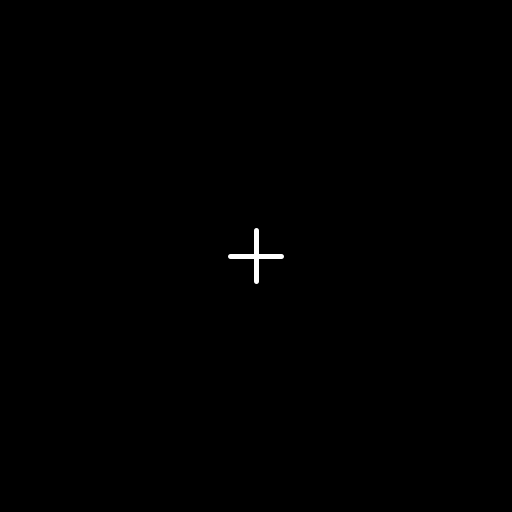
Frame 1 (no input)
Frame 60 (the mouse pressed at the canvas centre just before this capture): identical to frame 1, image omitted
Frame 120 (the mouse held since frame 60 and released just before this capture): identical to frame 1, image omitted

The Processing sketch that drew this single still picture (run headless with seeded random() and noise(); from frame 60 on, the mouse is pressed at the canvas centre):

// Processing sketch: processing_101612
// ── processing_101612.pde

// Implementation of a simplified 2d rigid body,
// written by Jakob Thomsen

// Click and drag to manipulate object

// position [-1,+1] -> [0, width]
float toScrX(float x)
{
  return float(width) * (x + 1.0) / 2.0;
}

// position [-1,+1] -> [0, height]
float toScrY(float y)
{
  return float(height) * (y + 1.0) / 2.0;
}

// scale
float toScrSX(float vx)
{
  return float(width) * vx / 2.0;
}

// scale
float toScrSY(float vy)
{
  return float(height) * vy / 2.0;
}

// pixel coordinates to normalized device coordinates
float byScrX(float x)
{
  return 2.0 * x / float(width) - 1.0;
}

// pixel coordinates to normalized device coordinates
float byScrY(float y)
{
  return 2.0 * y / float(height) - 1.0;
}

class obj2d
{
  // mass
  float m = 1;
  // center
  float x = 0;
  float y = 0;
  // linear velocity
  float vx = 0;
  float vy = 0;
  // orientation
  float orientation = 0;
  // angular velocity
  float angvel = 0;
  // inertia(tensor)
  float I = 1;
  
  obj2d()
  {
  }
  
  void update(float dt)
  {
    x += vx * dt;
    y += vy * dt;
    
    orientation += angvel * dt;
    
    if(x < -1.0)
    {
      x += 2.0;
    }

    if(x > 1.0)
    {
      x -= 2.0;
    }

    if(y < -1.0)
    {
      y += 2.0;
    }

    if(y > 1.0)
    {
      y -= 2.0;
    }
  }
  
  void display()
  {
    float d = 0.1;
    float c = cos(orientation * 2.0 * PI);
    float s = sin(orientation * 2.0 * PI);
    float x0 = x + d * c;
    float y0 = y + d * s;
    float x1 = x + d * s;
    float y1 = y - d * c;
    float x2 = x - d * c;
    float y2 = y - d * s;
    float x3 = x - d * s;
    float y3 = y + d * c;

    // quad(toScrX(x0), toScrY(y0), toScrX(x1), toScrY(y1), toScrX(x2), toScrY(y2), toScrX(x3), toScrY(y3));   
    line(toScrX(x0), toScrY(y0), toScrX(x2), toScrY(y2));
    line(toScrX(x1), toScrY(y1), toScrX(x3), toScrY(y3));
  }
}

obj2d o;

void setup()
{
  size(512, 512);
  colorMode(RGB, 1);
  o = new obj2d();
}

void draw()
{
  background(0);
  float dt = 1.0 / frameRate;
  o.update(dt);
  stroke(1);
  strokeWeight(5);
  o.display();
  
  if(mousePressed)
  {
    if(mouseButton == LEFT)
    {
      if(mouseX != pmouseX || mouseY != pmouseY)
      {
        float x0 = byScrX(pmouseX);
        float y0 = byScrY(pmouseY);
        float x1 = byScrX(mouseX);
        float y1 = byScrY(mouseY);
        float dx = x1 - x0;
        float dy = y1 - y0;
        // point(toScrX(x), toScrY(y));
        line(toScrX(x0), toScrY(y0), toScrX(x1), toScrY(y1));
        
        // vector from object center to grab-point
        float gx = x1 - o.x;
        float gy = y1 - o.y;
        
        // force
        float F = 100.0;
        float Fx = dx * F;
        float Fy = dy * F;
        
        float torque = (-gy * Fx + gx * Fy);
        
        // angular acceleration
        float aa = torque / o.I;
  
        o.angvel += aa * dt;
        
        // linear acceleration
        float ax = Fx / o.m;
        float ay = Fy / o.m;
        
        o.vx += ax * dt;
        o.vy += ay * dt;
      }
    }
    
    if(mouseButton == RIGHT)
    {
      o.x = 0.0;
      o.y = 0.0;
      o.vx = 0.0;
      o.vy = 0.0;
      o.orientation = 0.0;
      o.angvel = 0.0;
    }
  }
}
